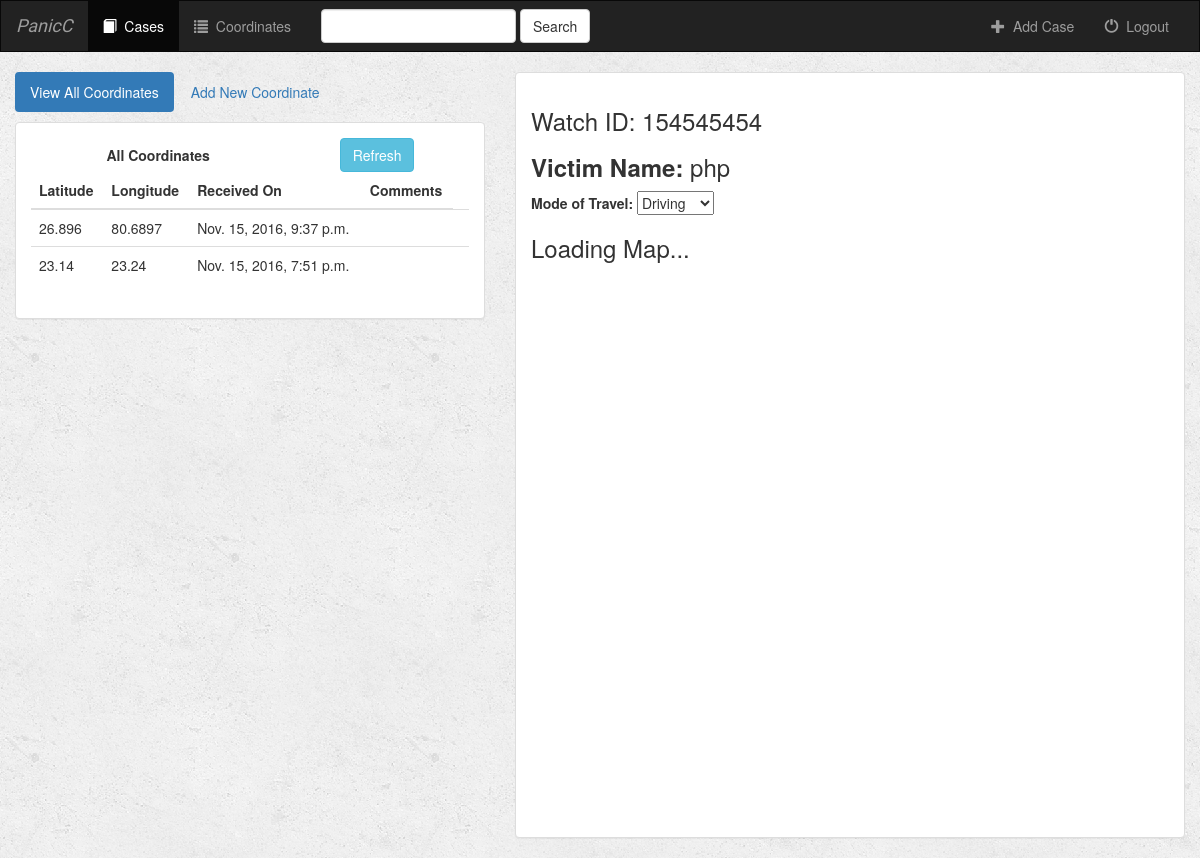
Before: /case/4/ (signed in) with the older database file.
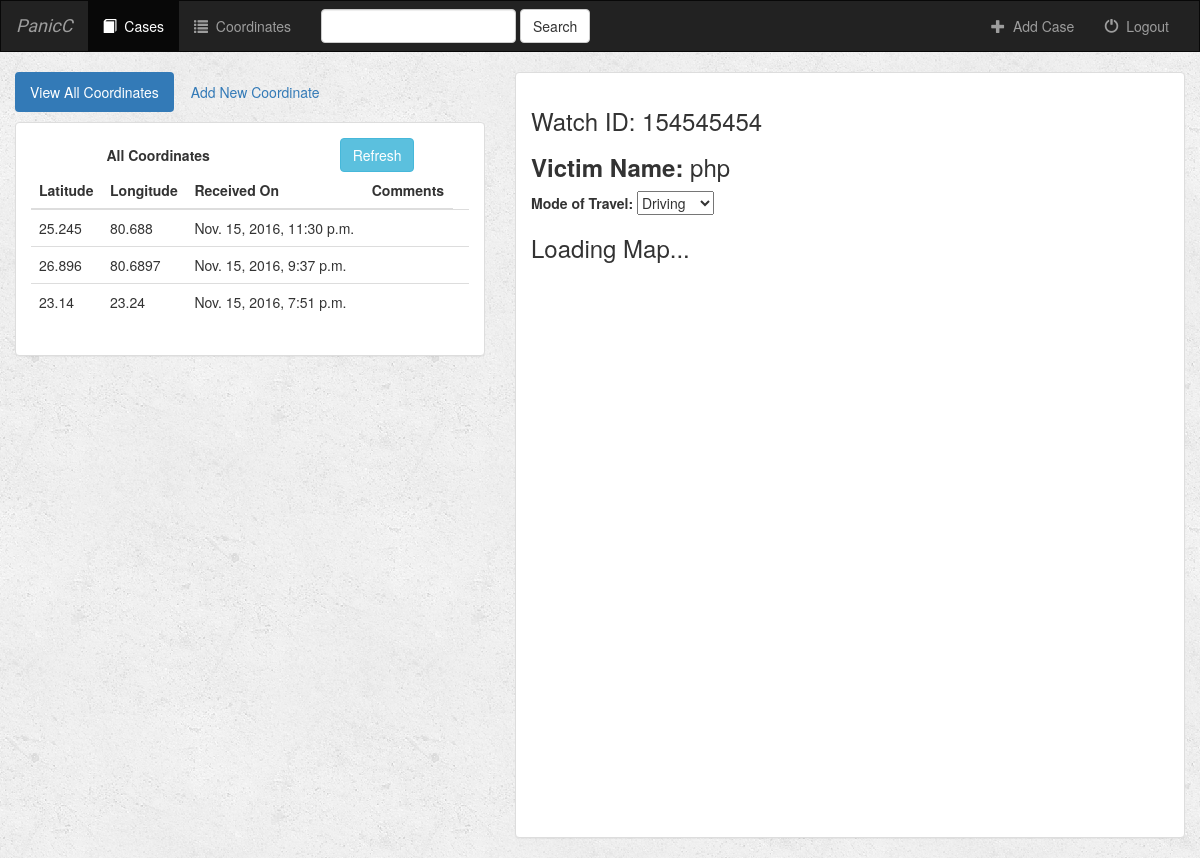
After: the same page with the newer database file.
### case/models.py (models this page shows)
class Coordinate(models.Model):  # to store coordinates corresponding to a case
    case = models.ForeignKey(Case, on_delete=models.CASCADE)  # case will be a Foreign key for Coordinates
    latitude = models.CharField(max_length=250)
    longitude = models.CharField(max_length=250)
    date_created = models.DateTimeField(default=datetime.datetime.now)
    is_favorite = models.BooleanField(default=False)
    def __str__(self):
        return self.latitude + '-' + self.longitude

### case/views.py (the view)
# urls.py: url(r'^(?P<case_id>[0-9]+)/$', views.detail, name='detail'),
def detail(request, case_id):
    if not request.user.is_authenticated():
        return render(request, 'case/login.html')
    else:
        user = request.user
        case = get_object_or_404(Case, pk=case_id)
        if (case.user == user):
            print("#### valid user ######")
        else:
            print("**** Unauthorized ****")
            return HttpResponse('<h1>Unauthorized...<h1>')
        coord_arr = case.coordinate_set.all().order_by('-date_created')
        if len(coord_arr)>0:
            return render(request, 'case/detail.html', {'case': case, 'coord_arr': coord_arr, 'user': user, 'first_coord': coord_arr[0]}) # we need to pass case for watch_id and victim name
        return render(request, 'case/detail.html', {'case': case, 'coord_arr': coord_arr, 'user': user}) # we need to pass case for watch_id and victim name

### case/models.py (called while the page is built)
    def __str__(self):
        return self.watch_id + ' - ' + self.victim_name

### case/templates/case/detail.html (shortened to what this page needs)
{% extends 'case/base.html' %}
{% block cases_active %}active{% endblock %}
{% block body %}
<div class="container-fluid coordinates-container">
    <div class="row">
        <div class="col-md-5">
            <ul class="nav nav-pills" style="margin-bottom: 10px;">
                <li role="presentation" class="active"><a href="{% url 'case:detail' case.id %}">View All Coordinates</a></li>
                <li role="presentation"><a href="{% url 'case:create_coordinate' case.id %}">Add New Coordinate</a></li>
            </ul>
            <div class="panel panel-default">
                <div class="panel-body">
                    <table width="100%" style="border-bottom: hidden;">
                        <tr>
                            <td align="Center"><b>All Coordinates</b></td>
                            <td align="Center"><button type="button" class="btn btn-info" onclick="window.Refresh()">Refresh</button></td>
                        </tr>
                    </table>
                    <table class="table" id="coordinate_table">
                        <thead>
                        <tr>
                            <th>Latitude</th>
                            <th>Longitude</th>
                            <th>Received On</th>
                            <th>Comments</th>
                        </tr>
                        </thead>
                        <tbody>
                        {% for coord_ in coord_arr %}
                            <tr>
                                <td>{{ coord_.latitude }}</td>
                                <td>{{ coord_.longitude }}</td>
                                <td>{{ coord_.date_created }}</td>
                                <td>
                                </td>
                                <td>
                                </td>
                            </tr>
                        {% endfor %}
                        </tbody>
                    </table>
                </div>
            </div>
        </div>
        <div class="col-md-7">
            <div class="panel panel-default">
                <div class="panel-body">
                    <h3>
                        Watch ID: {{ case.watch_id }} <br>
                    </h3>
                    <h3>
                        <b>Victim Name: </b>{{ case.victim_name }}
                    </h3>
                    {% include 'case/map.html' %}
                </div>
            </div>
        </div>
    </div>
</div>
{% endblock %}

Changed rows visible on the page:
added Coordinate: latitude "25.245", longitude "80.688", date_created "Nov. 15, 2016, 11:30 p.m."
